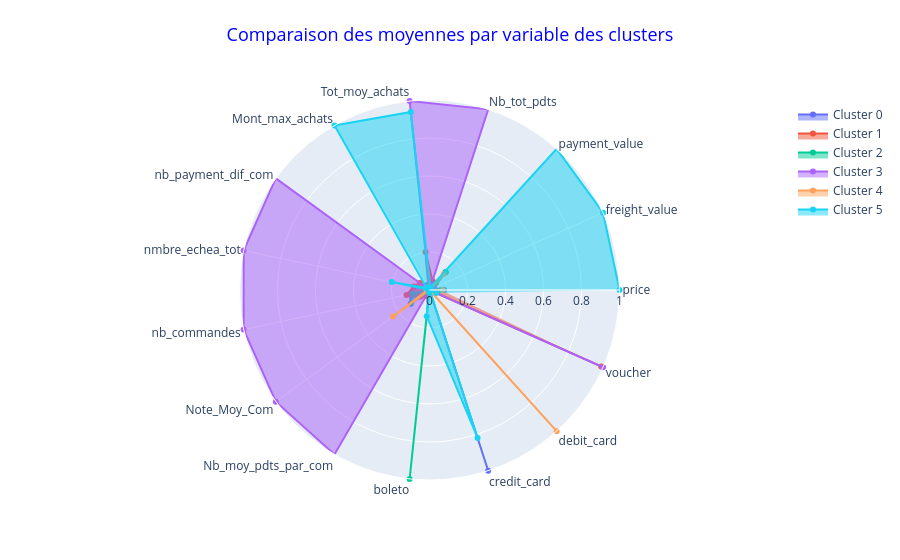

Notebook code cell kept with this figure:
### Markdown cell above
### 3. Analyse des clusters par radar

### Code cell
plot_radars(data=Xt_kmeanf,
            group="clusters_kmeans")

### Figure 1 — Plotly figure (JSON) as saved in the notebook; plotly's stock layout.template omitted (floating-point values rounded to 4 significant figures)
{"data": [{"fill": "toself", "name": "Cluster 0", "r": [0.07689, 0.02245, 0.1263, 0.003198, 0.017, 0.02955, 0.002001, 0.08078, 0.1045, 0.1226, 0.001974, 0, 1, 0, 0], "theta": ["price", "freight_value", "payment_value", "Nb_tot_pdts", "Tot_moy_achats", "Mont_max_achats", "nb_payment_dif_com", "nmbre_echea_tot", "nb_commandes", "Note_Moy_Com", "Nb_moy_pdts_par_com", "boleto", "credit_card", "debit_card", "voucher"], "type": "scatterpolar"}, {"fill": "toself", "name": "Cluster 1", "r": [0.05826, 0.02545, 0.04985, 0.05089, 0.2009, 0.01007, 0.06357, 0.08604, 0.1236, 0.05984, 0.03591, 0, 0.01062, 0, 0.9894], "theta": ["price", "freight_value", "payment_value", "Nb_tot_pdts", "Tot_moy_achats", "Mont_max_achats", "nb_payment_dif_com", "nmbre_echea_tot", "nb_commandes", "Note_Moy_Com", "Nb_moy_pdts_par_com", "boleto", "credit_card", "debit_card", "voucher"], "type": "scatterpolar"}, {"fill": "toself", "name": "Cluster 2", "r": [0.06278, 0.01895, 0.1276, 0.003989, 0.01041, 0.01423, 0.003077, 0.003049, 0.09186, 0.1195, 0.002148, 1, 0, 0, 0], "theta": ["price", "freight_value", "payment_value", "Nb_tot_pdts", "Tot_moy_achats", "Mont_max_achats", "nb_payment_dif_com", "nmbre_echea_tot", "nb_commandes", "Note_Moy_Com", "Nb_moy_pdts_par_com", "boleto", "credit_card", "debit_card", "voucher"], "type": "scatterpolar"}, {"fill": "toself", "name": "Cluster 3", "r": [0, 0.02694, 0, 1.0, 1, 0, 1.0, 1, 1, 1.0, 1.0, 0, 0, 0, 1], "theta": ["price", "freight_value", "payment_value", "Nb_tot_pdts", "Tot_moy_achats", "Mont_max_achats", "nb_payment_dif_com", "nmbre_echea_tot", "nb_commandes", "Note_Moy_Com", "Nb_moy_pdts_par_com", "boleto", "credit_card", "debit_card", "voucher"], "type": "scatterpolar"}, {"fill": "toself", "name": "Cluster 4", "r": [0.06807, 0, 0.1124, 0, 0, 0.01593, 0, 0, 0.01548, 0.2369, 0, 0, 0, 1, 0], "theta": ["price", "freight_value", "payment_value", "Nb_tot_pdts", "Tot_moy_achats", "Mont_max_achats", "nb_payment_dif_com", "nmbre_echea_tot", "nb_commandes", "Note_Moy_Com", "Nb_moy_pdts_par_com", "boleto", "credit_card", "debit_card", "voucher"], "type": "scatterpolar"}, {"fill": "toself", "name": "Cluster 5", "r": [1, 1, 1.0, 0.01363, 0.942, 1, 0.01899, 0.2028, 0, 0, 0.009496, 0.1383, 0.8188, 0.003841, 0.03911], "theta": ["price", "freight_value", "payment_value", "Nb_tot_pdts", "Tot_moy_achats", "Mont_max_achats", "nb_payment_dif_com", "nmbre_echea_tot", "nb_commandes", "Note_Moy_Com", "Nb_moy_pdts_par_com", "boleto", "credit_card", "debit_card", "voucher"], "type": "scatterpolar"}], "layout": {"polar": {"radialaxis": {"range": [0, 1], "visible": true}}, "showlegend": true, "title": {"font": {"color": "blue", "size": 18}, "text": "Comparaison des moyennes par variable des clusters", "x": 0.5, "xanchor": "center", "y": 0.95, "yanchor": "top"}}}
